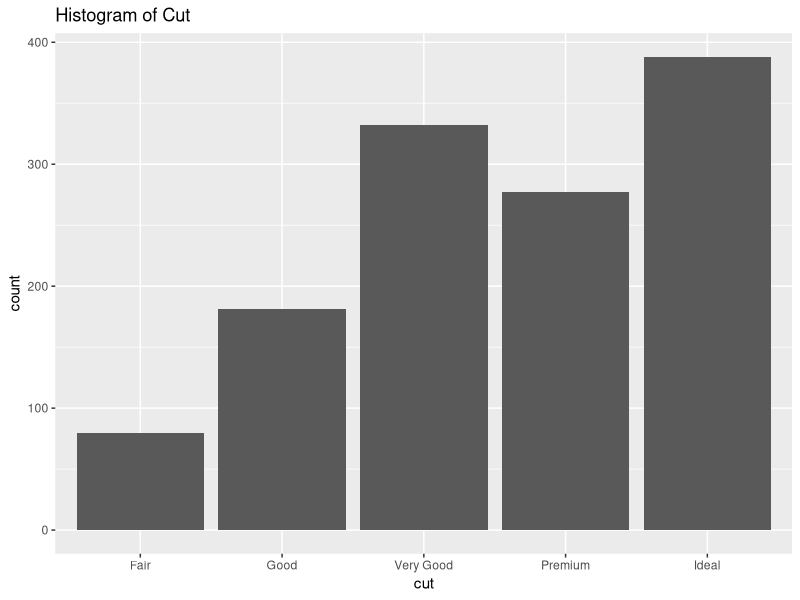
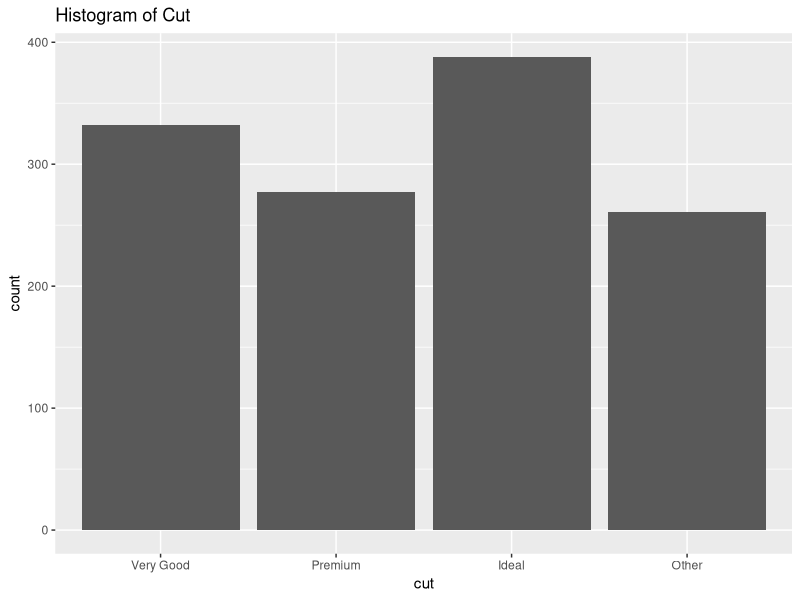

Write the R code that produced these figures, in order.
## ---- chunk 1
knitr::opts_chunk$set(echo = TRUE)
library(tidyverse)
library(knitr)
library(broom)
## ---- chunk 2
data <- diamonds %>% 
  filter(carat == 0.5)
glimpse(data)
## ---- chunk 3
ggplot(data = data, aes(x = cut)) +
  geom_bar() +
  labs(title = "Histogram of Cut")
## ---- chunk 4
lumpeddata <- data %>%
  mutate(cut = fct_lump_n(cut, n=3))

ggplot(data = lumpeddata, aes(x = cut)) +
  geom_bar() +
  labs(title = "Histogram of Cut")
## ---- chunk 5

